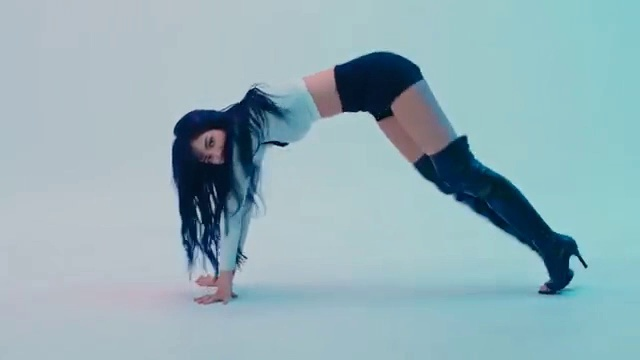
#> input picture pr_11/folderName/0_frame0.jpg, 640 x 360 px; its folder holds only this picture in this run
$ python floyd.py
#> lines starting #> are read from the running program, lines starting #| are printed output that depends on the picture
import cv2, os
import numpy as np


def minmax(v):
    if v > 255: v = 255
    if v < 0: v = 0
    return v

def dithering_gray(inMat, samplingF):
    h = inMat.shape[0]
    w = inMat.shape[1]

    for y in range(0, h-1):
        for x in range(1, w-1):
            old_p = inMat[y, x]
            new_p = np.round(samplingF * old_p/255.0) * (255/samplingF)
            inMat[y, x] = new_p
            quant_error_p = old_p - new_p

            inMat[y, x+1] = minmax(inMat[y, x+1] + quant_error_p * 7 / 16.0)
            inMat[y+1, x-1] = minmax(inMat[y+1, x-1] + quant_error_p * 3 / 16.0)
            inMat[y+1, x] = minmax(inMat[y+1, x] + quant_error_p * 5 / 16.0)
            inMat[y+1, x+1] = minmax(inMat[y+1, x+1] + quant_error_p * 1 / 16.0)
    return inMat

images = [img for img in os.listdir('folderName') if img.endswith('.jpg') or img.endswith('.png')]
for im in images:
    im_path = os.path.join('folderName', im)

    inMat = cv2.imread(im_path)
#> inMat is the input picture: shape (360, 640, 3); mean B, G, R 184.7, 176.4, 147.9
    grayMat = cv2.cvtColor(inMat, cv2.COLOR_BGR2GRAY)
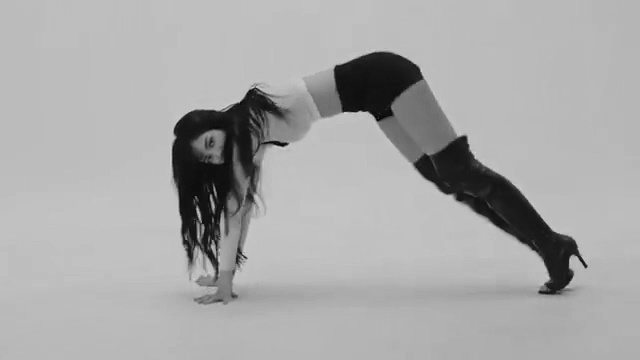
#> grayMat: shape (360, 640); min 2, max 217, mean 168.8
    outMat_gray = dithering_gray(grayMat.copy(), 1)
#> after the loop in dithering_gray, `for y in range(0, h-1):`:
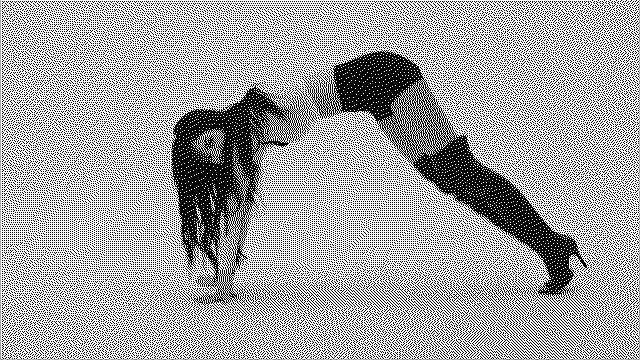
#> inMat: shape (360, 640); min 0, max 255, mean 166.9
    im_name = os.path.join('IMG_floyd', im)
    cv2.imwrite(im_name, outMat_gray)

$ run again, on pr_11/folderName/0_frame12.jpg
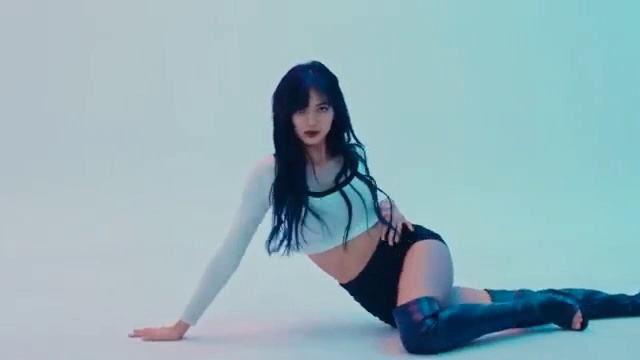
#> input picture pr_11/folderName/0_frame12.jpg, 640 x 360 px
#> inMat is the input picture: shape (360, 640, 3); mean B, G, R 185.1, 176.6, 146.6
#> `grayMat = cv2.cvtColor(inMat, cv2.COLOR_BGR2GRAY)`:
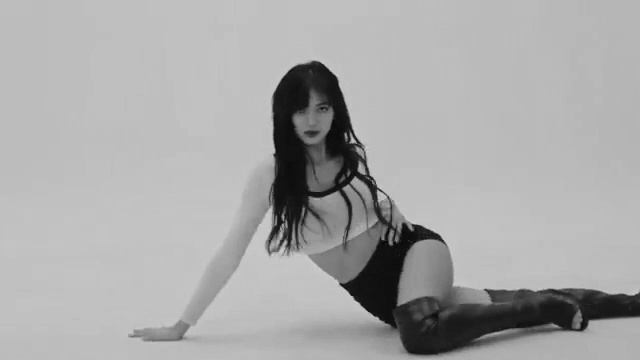
#> grayMat: shape (360, 640); min 2, max 212, mean 168.6
#> after the loop in dithering_gray, `for y in range(0, h-1):`:
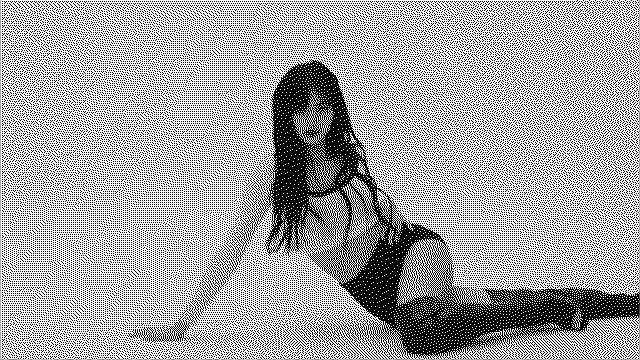
#> inMat: shape (360, 640); min 0, max 255, mean 166.7
